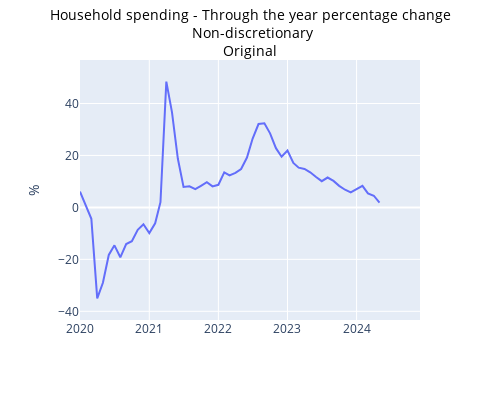

Notebook cell for this chart:
### Code cell
startDateExample = datetime(2020, 1, 1)
endDateExample = datetime(2024, 12, 1)
seriesToGraph = 'A129534865F'

graph_series_abs(seriesToGraph, dataSetLF, startDateExample, endDateExample,1, metaDataDict)

### Figure 1 — Plotly figure (JSON) as saved in the notebook; plotly's stock layout.template omitted (floating-point values rounded to 4 significant figures)
{"data": [{"hovertemplate": "Date=%{x}<br>A129534865F=%{y}<extra></extra>", "legendgroup": "", "line": {"color": "#636efa", "dash": "solid"}, "marker": {"symbol": "circle"}, "mode": "lines", "name": "", "orientation": "v", "showlegend": false, "type": "scatter", "x": ["2019-01-01T00:00:00", "2019-02-01T00:00:00", "2019-03-01T00:00:00", "2019-04-01T00:00:00", "2019-05-01T00:00:00", "2019-06-01T00:00:00", "2019-07-01T00:00:00", "2019-08-01T00:00:00", "2019-09-01T00:00:00", "2019-10-01T00:00:00", "2019-11-01T00:00:00", "2019-12-01T00:00:00", "2020-01-01T00:00:00", "2020-02-01T00:00:00", "2020-03-01T00:00:00", "2020-04-01T00:00:00", "2020-05-01T00:00:00", "2020-06-01T00:00:00", "2020-07-01T00:00:00", "2020-08-01T00:00:00", "2020-09-01T00:00:00", "2020-10-01T00:00:00", "2020-11-01T00:00:00", "2020-12-01T00:00:00", "2021-01-01T00:00:00", "2021-02-01T00:00:00", "2021-03-01T00:00:00", "2021-04-01T00:00:00", "2021-05-01T00:00:00", "2021-06-01T00:00:00", "2021-07-01T00:00:00", "2021-08-01T00:00:00", "2021-09-01T00:00:00", "2021-10-01T00:00:00", "2021-11-01T00:00:00", "2021-12-01T00:00:00", "2022-01-01T00:00:00", "2022-02-01T00:00:00", "2022-03-01T00:00:00", "2022-04-01T00:00:00", "2022-05-01T00:00:00", "2022-06-01T00:00:00", "2022-07-01T00:00:00", "2022-08-01T00:00:00", "2022-09-01T00:00:00", "2022-10-01T00:00:00", "2022-11-01T00:00:00", "2022-12-01T00:00:00", "2023-01-01T00:00:00", "2023-02-01T00:00:00", "2023-03-01T00:00:00", "2023-04-01T00:00:00", "2023-05-01T00:00:00", "2023-06-01T00:00:00", "2023-07-01T00:00:00", "2023-08-01T00:00:00", "2023-09-01T00:00:00", "2023-10-01T00:00:00", "2023-11-01T00:00:00", "2023-12-01T00:00:00", "2024-01-01T00:00:00", "2024-02-01T00:00:00", "2024-03-01T00:00:00", "2024-04-01T00:00:00", "2024-05-01T00:00:00"], "xaxis": "x", "y": [null, null, null, null, null, null, null, null, null, null, null, null, 6.1, 0.5, -4.4, -35, -29, -18.3, -14.6, -19.2, -14.1, -13, -8.6, -6.5, -9.9, -6.1, 2, 48.4, 36.6, 18.7, 7.9, 8.1, 7, 8.3, 9.7, 8.1, 8.7, 13.5, 12.3, 13.3, 14.8, 19.2, 26.5, 32.1, 32.4, 28.5, 22.8, 19.5, 21.9, 17.1, 15.3, 14.8, 13.5, 11.7, 10.1, 11.5, 10.2, 8.3, 6.8, 5.8, 6.9, 8.3, 5.4, 4.5, 1.8], "yaxis": "y"}], "layout": {"height": 400, "hovermode": "x", "legend": {"tracegroupgap": 0}, "margin": {"t": 60}, "title": {"font": {"color": "black", "size": 14}, "text": "Household spending - Through the year percentage change<br> Non-discretionary<br>Original", "x": 0.5, "y": 0.95}, "width": 500, "xaxis": {"anchor": "y", "domain": [0, 1], "range": ["2020-01-01T00:00:00", "2024-12-01T00:00:00"], "title": {"text": " "}, "type": "date"}, "yaxis": {"anchor": "x", "domain": [0, 1], "range": [-43.34, 56.74], "title": {"text": "%"}, "type": "linear"}}}
